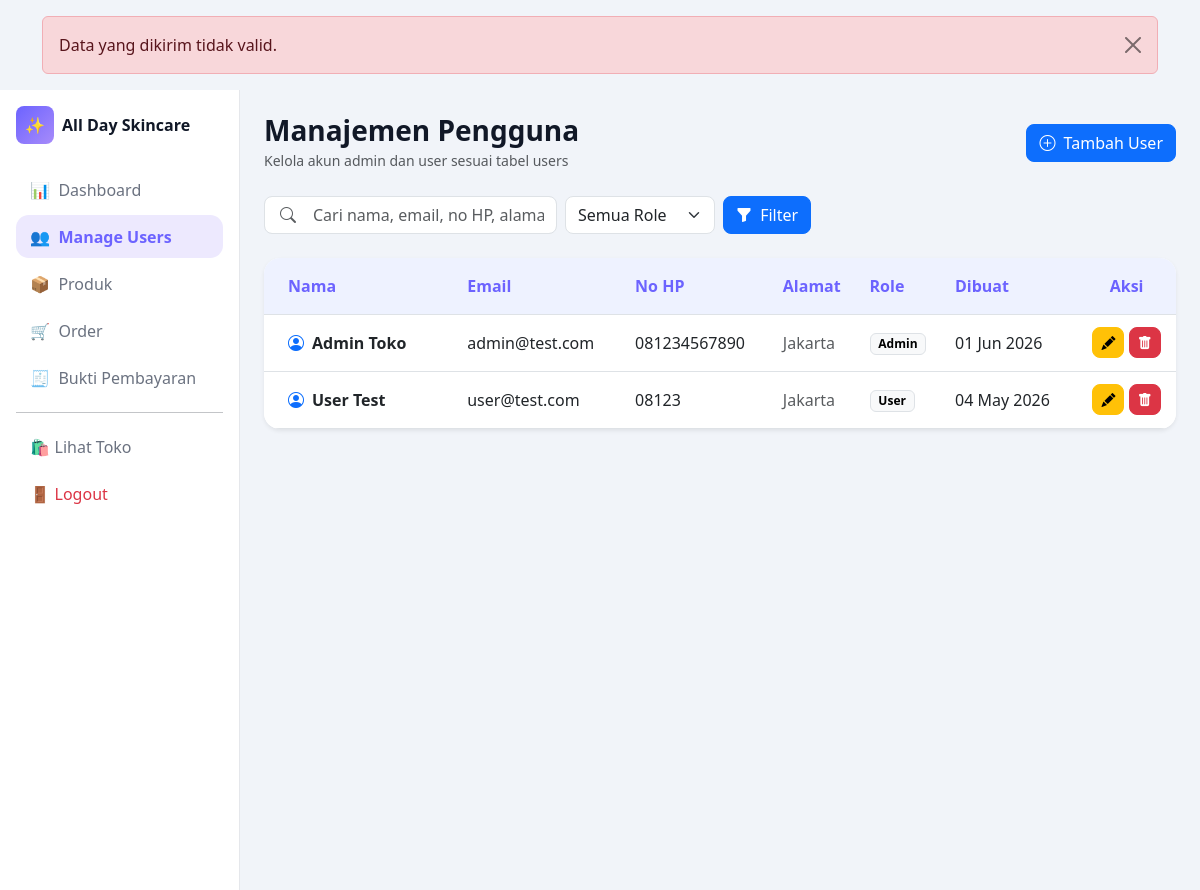
The app's page /index.php?page=admin-users&error=invalid (signed in) with its own data.
### tables this page shows
CREATE TABLE `users` (
  `id_user` bigint(11) UNSIGNED NOT NULL,
  `nama` varchar(100) NOT NULL,
  `email` varchar(100) NOT NULL,
  `password` varchar(255) NOT NULL,
  `role` enum('admin','user') NOT NULL DEFAULT 'user',
  `alamat` text NOT NULL,
  `no_hp` varchar(15) NOT NULL,
  `created_at` timestamp NOT NULL DEFAULT current_timestamp(),
  `updated_at` timestamp NULL DEFAULT NULL
);

### config/helpers.php (called while the page is built, shortened)
<?php
function e($value): string
{
    return htmlspecialchars((string) $value, ENT_QUOTES, 'UTF-8');
}
function getParam(string $key, $default = '')
{
    return $_GET[$key] ?? $default;
}

### admin/users.php (the view, shortened to what this page needs)
<?php
require_once __DIR__ . '/../config/koneksi.php';
require_once __DIR__ . '/../layout/sidebar.php';
$search = trim((string) getParam('search'));
$sql = 'SELECT * FROM users WHERE 1=1';
$sql .= ' ORDER BY id_user DESC';
$stmt = mysqli_prepare($conn, $sql);
if ($stmt) {
    mysqli_stmt_execute($stmt);
    $data = mysqli_stmt_get_result($stmt);
} else {
    $data = mysqli_query($conn, 'SELECT * FROM users ORDER BY id_user DESC');
}
?>
<div class="admin-layout d-flex" style="min-height: 100vh;">
    <main class="flex-grow-1 p-4">
        <div class="d-flex justify-content-between align-items-center mb-4 flex-wrap gap-2">
            <div>
                <h3 class="fw-bold mb-0">Manajemen Pengguna</h3>
                <small class="text-muted">Kelola akun admin dan user sesuai tabel users</small>
            </div>
            <button class="btn btn-primary rounded-3" data-bs-toggle="modal" data-bs-target="#addUserModal">
                <i class="bi bi-plus-circle me-1"></i> Tambah User
            </button>
        </div>
        <form method="GET" class="mb-4">
            <div class="d-flex align-items-center gap-2 flex-wrap">
                <div class="position-relative">
                    <span class="position-absolute top-50 translate-middle-y ms-3 text-muted" style="pointer-events:none;">
                    </span>
                    <input type="text" name="search" value="<?= e($search) ?>" class="form-control ps-5 rounded-3" placeholder="Cari nama, email, no HP, alamat..." style="min-width: 280px;">
                </div>
                <select name="role" class="form-select rounded-3" style="width: auto; min-width: 150px;">
                    <option value="">Semua Role</option>
                </select>
                <button type="submit" class="btn btn-primary rounded-3"><i class="bi bi-funnel-fill me-1"></i> Filter</button>
            </div>
        </form>
        <div class="card border-0 shadow-sm overflow-hidden">
            <div class="table-responsive">
                <table class="table table-hover align-middle mb-0">
                    <thead>
                        <tr>
                            <th class="px-4 py-3">Nama</th>
                            <th class="py-3">Email</th>
                            <th class="py-3">No HP</th>
                            <th class="py-3">Alamat</th>
                            <th class="py-3">Role</th>
                            <th class="py-3">Dibuat</th>
                            <th class="py-3 text-center">Aksi</th>
                        </tr>
                    </thead>
                    <tbody>
                        <?php if ($data && mysqli_num_rows($data) > 0): ?>
                            <?php while ($row = mysqli_fetch_assoc($data)): ?>
                                <tr>
                                    <td class="px-4 py-3 fw-semibold"><i class="bi bi-person-circle text-primary me-2"></i><?= e($row['nama']) ?></td>
                                    <td><?= e($row['email']) ?></td>
                                    <td><?= e($row['no_hp'] ?? '-') ?></td>
                                    <td class="text-muted" style="max-width: 240px;"><?= e($row['alamat'] ?? '-') ?></td>
                                    <td><span class="badge text-bg-light border"><?= e(ucfirst($row['role'])) ?></span></td>
                                    <td><?= !empty($row['created_at']) ? e(date('d M Y', strtotime($row['created_at']))) : '-' ?></td>
                                    <td class="text-center">
                                        <button class="btn btn-warning btn-sm rounded-3" data-bs-toggle="modal" data-bs-target="#editUser<?= e($row['id_user']) ?>">
                                            <i class="bi bi-pencil-fill"></i>
                                        </button>
                                        <a href="process/delete_user.php?id=<?= e($row['id_user']) ?>" class="btn btn-danger btn-sm rounded-3" onclick="return confirm('Hapus user ini?')">
                                            <i class="bi bi-trash-fill"></i>
                                        </a>
                                    </td>
                                </tr>
                            <?php endwhile; ?>
                        <?php else: ?>
                            <tr>
                                <td colspan="7" class="text-center text-muted py-4">Belum ada data user.</td>
                            </tr>
                        <?php endif; ?>
                    </tbody>
                </table>
            </div>
        </div>
    </main>
</div>

### layout/header.php (style rules this page uses)
:root { --primary: #6c63ff; --primary-soft: #ede9fe; --bg: #f1f4f9; --text-muted: #6b7280; }
body { background: var(--bg); color: #111827; }
.card { border-radius: 1rem; transition: .2s ease; }
.table thead th { color: var(--primary); font-weight: 700; background: #eef2ff; }

### records on screen
users: nama "Admin Toko", email "admin@test.com", no_hp "081234567890", alamat "Jakarta", role "Admin", created_at "01 Jun 2026"
users: nama "User Test", email "user@test.com", no_hp "08123", alamat "Jakarta", role "User", created_at "04 May 2026"

### other values on screen
$message "Data yang dikirim tidak valid."
$menu[0] "📊"
$menu[1] "Dashboard"
$menu[0] "👥"
$menu[1] "Manage Users"
$menu[0] "📦"
$menu[1] "Produk"
$menu[0] "🛒"
$menu[1] "Order"
$menu[0] "🧾"
$menu[1] "Bukti Pembayaran"
